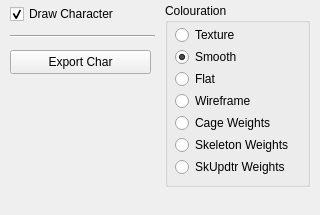
<?xml version="1.0" encoding="UTF-8"?>
<ui version="4.0">
 <class>CharacterPanel</class>
 <widget class="QDockWidget" name="CharacterPanel">
  <property name="geometry">
   <rect>
    <x>0</x>
    <y>0</y>
    <width>320</width>
    <height>215</height>
   </rect>
  </property>
  <property name="minimumSize">
   <size>
    <width>320</width>
    <height>215</height>
   </size>
  </property>
  <property name="maximumSize">
   <size>
    <width>320</width>
    <height>215</height>
   </size>
  </property>
  <property name="floating">
   <bool>false</bool>
  </property>
  <property name="allowedAreas">
   <set>Qt::LeftDockWidgetArea|Qt::RightDockWidgetArea</set>
  </property>
  <property name="windowTitle">
   <string>Character</string>
  </property>
  <widget class="QWidget" name="trimeshPanelContents">
   <widget class="QGroupBox" name="colourationGroup">
    <property name="geometry">
     <rect>
      <x>165</x>
      <y>3</y>
      <width>145</width>
      <height>184</height>
     </rect>
    </property>
    <property name="title">
     <string>Colouration</string>
    </property>
    <widget class="QWidget" name="verticalLayoutWidget">
     <property name="geometry">
      <rect>
       <x>10</x>
       <y>20</y>
       <width>134</width>
       <height>162</height>
      </rect>
     </property>
     <layout class="QVBoxLayout" name="verticalLayout">
      <property name="spacing">
       <number>1</number>
      </property>
      <property name="topMargin">
       <number>1</number>
      </property>
      <item>
       <widget class="QRadioButton" name="texturedRB">
        <property name="text">
         <string>Texture</string>
        </property>
        <property name="checked">
         <bool>false</bool>
        </property>
       </widget>
      </item>
      <item>
       <widget class="QRadioButton" name="smoothColourRB">
        <property name="text">
         <string>Smooth</string>
        </property>
        <property name="checked">
         <bool>true</bool>
        </property>
       </widget>
      </item>
      <item>
       <widget class="QRadioButton" name="flatColourRB">
        <property name="text">
         <string>Flat</string>
        </property>
       </widget>
      </item>
      <item>
       <widget class="QRadioButton" name="wireColourRB">
        <property name="text">
         <string>Wireframe</string>
        </property>
       </widget>
      </item>
      <item>
       <widget class="QRadioButton" name="cageColourRB">
        <property name="text">
         <string>Cage Weights</string>
        </property>
       </widget>
      </item>
      <item>
       <widget class="QRadioButton" name="skelColourRB">
        <property name="text">
         <string>Skeleton Weights</string>
        </property>
       </widget>
      </item>
      <item>
       <widget class="QRadioButton" name="skelUpdtrColourRB">
        <property name="text">
         <string>SkUpdtr Weights</string>
        </property>
       </widget>
      </item>
     </layout>
    </widget>
   </widget>
   <widget class="QCheckBox" name="drawTrimeshCB">
    <property name="geometry">
     <rect>
      <x>10</x>
      <y>3</y>
      <width>145</width>
      <height>22</height>
     </rect>
    </property>
    <property name="text">
     <string>Draw Character</string>
    </property>
    <property name="checked">
     <bool>true</bool>
    </property>
   </widget>
   <widget class="Line" name="line">
    <property name="geometry">
     <rect>
      <x>10</x>
      <y>35</y>
      <width>145</width>
      <height>3</height>
     </rect>
    </property>
    <property name="orientation">
     <enum>Qt::Horizontal</enum>
    </property>
   </widget>
   <widget class="QPushButton" name="exportChar">
    <property name="geometry">
     <rect>
      <x>10</x>
      <y>50</y>
      <width>141</width>
      <height>24</height>
     </rect>
    </property>
    <property name="text">
     <string>Export Char</string>
    </property>
   </widget>
  </widget>
 </widget>
 <resources/>
 <connections/>
</ui>
